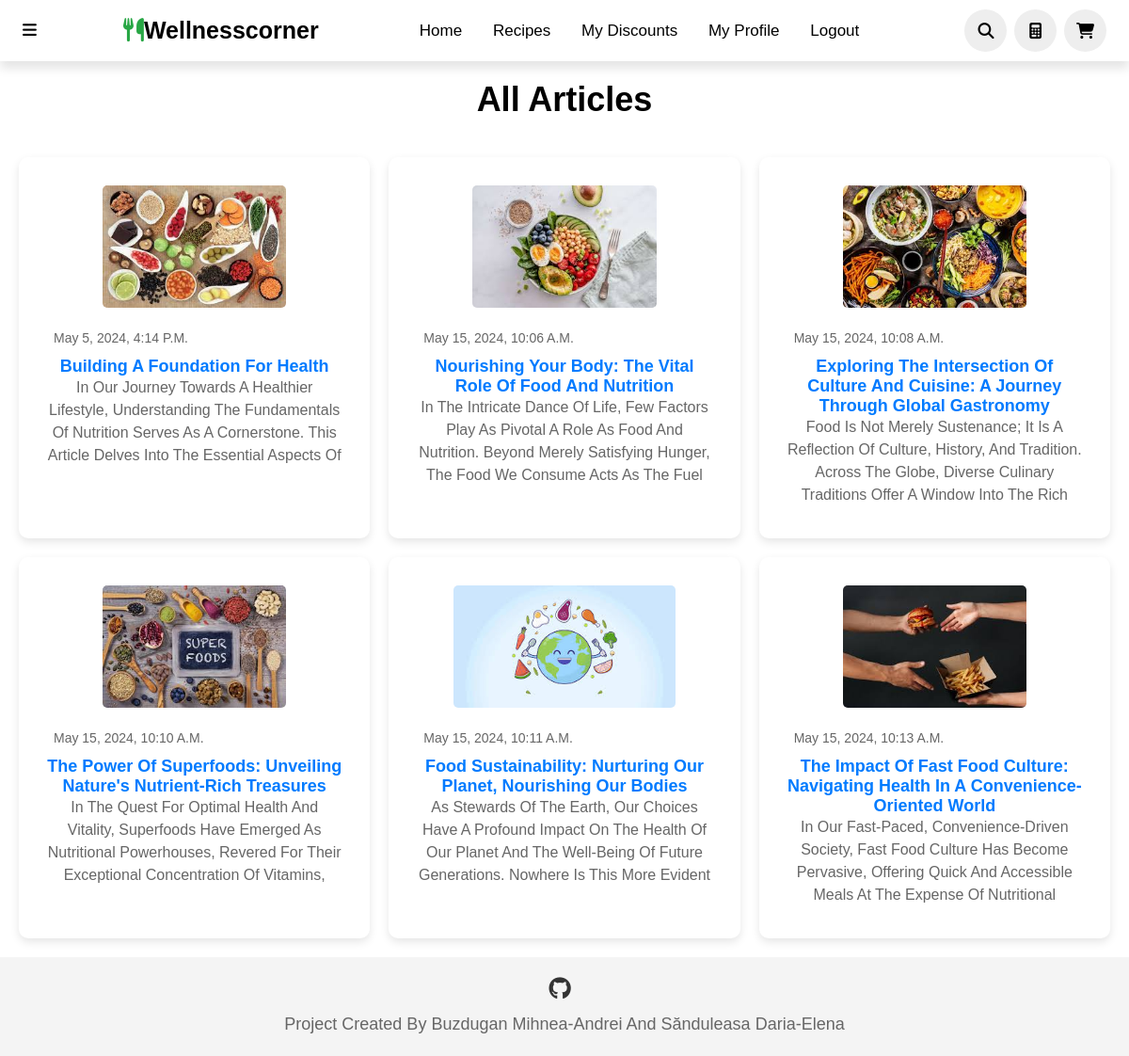
Page /all_articles/ (signed in) on the committed database.
### WellnessCorner/models.py (models this page shows)
class Article(models.Model):
    user = models.ForeignKey(User, on_delete=models.CASCADE)
    created_at = models.DateTimeField(auto_now_add=True)
    updated_at = models.DateTimeField(auto_now=True)
    name = models.CharField(max_length=200, unique=True)
    content = models.TextField()
    description = models.TextField(max_length=500, null=True, blank=True)
    cover = models.ImageField(upload_to='articles/', null=True, blank=True)

### WellnessCorner/views.py (the view)
# urls.py: path('all_articles/', views.all_articles, name='all_articles'),
@login_required
def all_articles(request):
    articles = Article.objects.all()
    context = {'articles': articles}
    return render(request, 'all_articles.html', context)

### templates/all_articles.html (shortened to what this page needs)
{% load static %}
<!DOCTYPE html>
<html lang="en">
<head>
    <link rel="stylesheet" href="{% static 'index.css' %}">
    <link rel="stylesheet" href="{% static 'footer.css' %}">
</head>
<body>
<header>
    <div class="more">
        <i class="fa-solid fa-bars" onclick="toggleBar()"></i>
    </div>
    <a class="logo"><i class="fas fa-utensils"></i>Wellnesscorner</a>
    <nav class="navbar">
        <a href="{% url 'index' %}">Home</a>
        <a href="{% url 'all_recipes' %}">Recipes</a>
        <a href="{% url 'user_discounts' %}">My discounts</a>
        <a href="{% url 'myaccount' %}">My Profile</a>
        <a href="{% url 'logout' %}">Logout</a>
    </nav>
    <div class="icons">
        <i class="fas fa-search" id="search-icon" onclick="toggleSearch()"></i>
        <a href="{% url 'calculator' %}" class="fa-solid fa-calculator"></a>
        <a href="{% url 'basket_page' %}" class="fas fa-shopping-cart"></a>
    </div>
</header>
    <h1 style="margin-top:20px;" class="page-title">All Articles</h1>
    <div class="container">
        {% for article in articles %}
        <div class="recipe">
            {% if article.cover %}
            <div class="form-container">
                <img src="{{ article.cover.url }}" alt="{{ article.name }}" class="product-image">
            </div>
            {% endif %}
            <p style="height:30px;text-align:left;margin-left:7px;font-size:14px;">{{ article.created_at }}</p>
            <a href="{% url 'manage_article' article_id=article.id %}">{{ article.name }}</a>
            <p>{{ article.description }}</p>
        </div>
        {% endfor %}
    </div>
    <footer class="footer">
    <div class="footer-container">
        <div class="social-media">
            <a href="https://github.com/MOMOKILLER000" class="social-icon"><i class="fa-brands fa-github"></i></a>
        </div>
        <p class="footer-text">Project created by Buzdugan Mihnea-Andrei and Sănduleasa Daria-Elena</p>
    </div>
</footer>
</body>
</html>

### static/index.css (style rules this page uses)
* { font-family: 'Nunito', sans-serif; margin: 0; padding: 0; box-sizing: border-box; text-decoration: none; outline: none; border: none; text-transform: capitalize; transition: all .2s linear; }
html { font-size: 62.5%; overflow-x: hidden; scroll-padding-top: 5.5rem; scroll-behavior: smooth; }
header { top: 0; left: 0; right: 0; background: #fff; padding: 1rem 5%; display: flex; align-items: center; justify-content: space-between; z-index: 2; box-shadow: 0 8px 10px rgba(0, 0, 0, 0.1); }
header .logo { color: black; font-size: 2.5rem; font-weight: bolder; }
header .logo i { color: #28a745; }
header .navbar a { font-size: 1.7rem; border-radius: .5rem; padding: .5rem 1.5rem; color: black; }
.more { font-size: 1.7rem; color: black; }
header .icons i, header .icons a { cursor: pointer; margin-left: .5rem; height: 4.5rem; line-height: 4.5rem; width: 4.5rem; text-align: center; font-size: 1.7rem; color: black; border-radius: 50%; background: #eee; }
.product-image { height: 130px; width: auto; margin-bottom: 10px; }
@media only screen and (max-width: 1200px) { header { padding: 1rem 2%; } }
.footer { background-color: #f4f4f4; padding: 20px 0; text-align: center; }
.footer-container { max-width: 1200px; margin: 0 auto; }
.social-media { margin-bottom: 10px; }
.social-icon { display: inline-block; margin-right: 10px; color: #333; font-size: 24px; transition: color 0.3s ease; }
.footer-text { font-size: 18px; color: #666; line-height: 1.5; }

### static/footer.css (style rules this page uses)
body { display: flex; flex-direction: column; min-height: 100vh; }
.footer { background-color: #f4f4f4; padding: 20px 0; text-align: center; width: 100%; margin-top: auto; }
.footer-container { max-width: 1200px; margin: 0 auto; }
.social-media { margin-bottom: 10px; }
.social-icon { display: inline-block; margin-right: 10px; color: #333; font-size: 24px; transition: color 0.3s ease; }
.footer-text { font-size: 18px; color: #666; line-height: 1.5; }

### templates/all_articles.html (style rules this page uses)
.container { display: grid; grid-template-columns: repeat(auto-fill, minmax(350px, 1fr)); gap: 20px; margin-top: 20px; margin-left:20px; margin-right:20px; margin-bottom:20px; }
.recipe { background-color: #fff; border-radius: 10px; box-shadow: 0 4px 10px rgba(0, 0, 0, 0.1); padding: 30px; text-align: center; position: relative; }
.recipe img { max-width: 100%; border-radius: 5px; max-height: 60%; margin-bottom: 20px; }
.recipe p { color: #666; font-size: 16px; line-height: 1.5; height: 100px; overflow: hidden; text-overflow: ellipsis; }
.container a { font-size: 18px; font-weight: bold; color: #007bff; text-decoration: none; }
.page-title { font-size: 36px; text-align: center; margin-bottom: 20px; }

### rows in the picture
Article: cover (picture), created_at "May 5, 2024, 4:14 P.m.", name "Building A Foundation For Health", description "In Our Journey Towards A Healthier Lifestyle, Understanding The Fundamentals Of Nutrition Serves As A Cornerstone. This Article Delves Into The Essential Aspects Of…"
Article: cover (picture), created_at "May 15, 2024, 10:06 A.m.", name "Nourishing Your Body: The Vital Role Of Food And Nutrition", description "In The Intricate Dance Of Life, Few Factors Play As Pivotal A Role As Food And Nutrition. Beyond Merely Satisfying Hunger, The Food We Consume Acts As The Fuel…"
Article: cover (picture), created_at "May 15, 2024, 10:08 A.m.", name "Exploring The Intersection Of Culture And Cuisine: A Journey Through Global Gastronomy", description "Food Is Not Merely Sustenance; It Is A Reflection Of Culture, History, And Tradition. Across The Globe, Diverse Culinary Traditions Offer A Window Into The Rich…"
Article: cover (picture), created_at "May 15, 2024, 10:10 A.m.", name "The Power Of Superfoods: Unveiling Nature's Nutrient-Rich Treasures", description "In The Quest For Optimal Health And Vitality, Superfoods Have Emerged As Nutritional Powerhouses, Revered For Their Exceptional Concentration Of Vitamins,…"
Article: cover (picture), created_at "May 15, 2024, 10:11 A.m.", name "Food Sustainability: Nurturing Our Planet, Nourishing Our Bodies", description "As Stewards Of The Earth, Our Choices Have A Profound Impact On The Health Of Our Planet And The Well-Being Of Future Generations. Nowhere Is This More Evident…"
Article: cover (picture), created_at "May 15, 2024, 10:13 A.m.", name "The Impact Of Fast Food Culture: Navigating Health In A Convenience-Oriented World", description "In Our Fast-Paced, Convenience-Driven Society, Fast Food Culture Has Become Pervasive, Offering Quick And Accessible Meals At The Expense Of Nutritional…"
